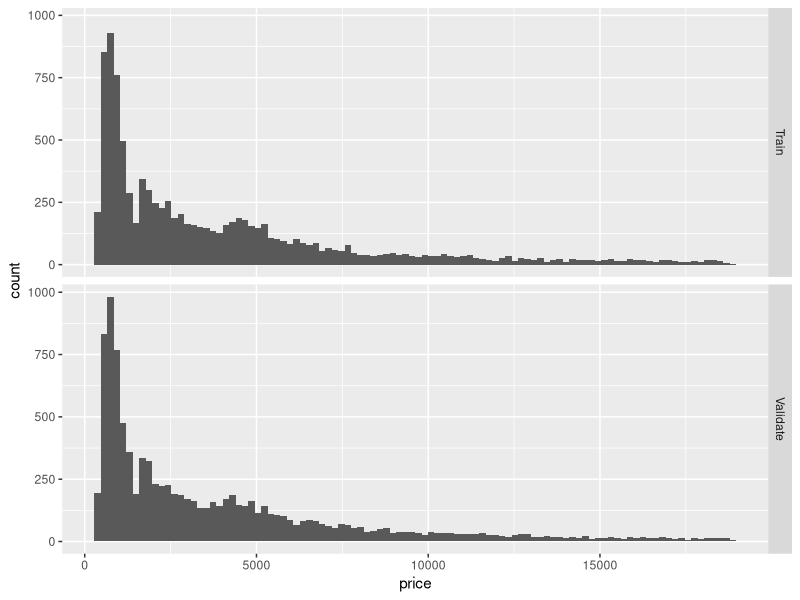
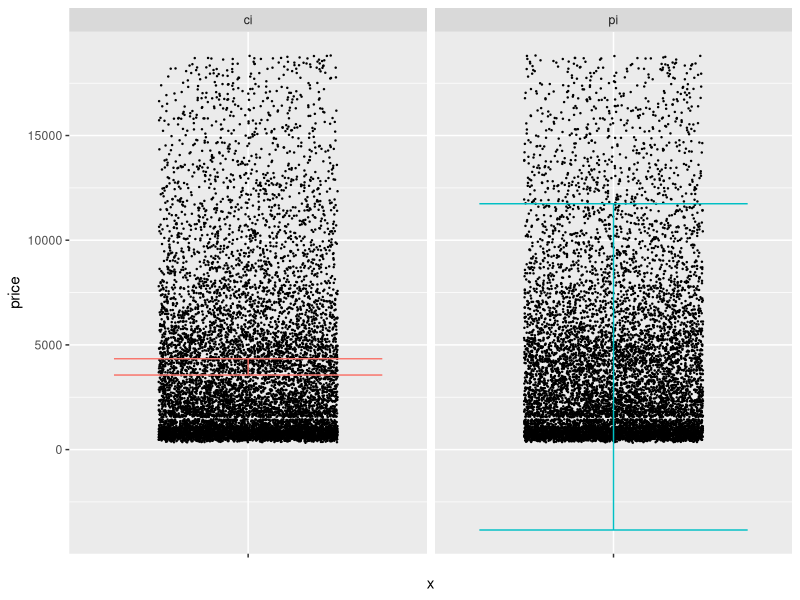

Generate these figures, in order, with R:
## ---- chunk 1
library(tidyverse)
library(modelr)
library(broom)

## Helper function to compute uncertainty bounds
add_uncertainties <- function(data, model, prefix = "pred", ...) {
  df_fit <-
    stats::predict(model, data, ...) %>%
    as_tibble() %>%
    rename_with(~ str_c(prefix, "_", .))

  bind_cols(data, df_fit)
}
## ---- chunk 2
## NOTE: No need to edit this setup
mu <- 1  # Normal mean
sd <- 2  # Normal variance
n <- 400 # Number of samples

ci_lwr <- mu - 1.96 * sd / sqrt(n)
ci_upr <- mu + 1.96 * sd / sqrt(n)
pi_lwr <- mu - 1.96 * sd
pi_upr <- mu + 1.96 * sd
## ---- chunk 3
## NOTE: No need to change this
assertthat::assert_that(abs(pi_lwr + 2.92) <= 1e-6)
assertthat::assert_that(abs(pi_upr - 4.92) <= 1e-6)

print("Well done!")
## ---- chunk 4
## NOTE: No need to edit this setup
# Create a test-validate split
set.seed(101)
diamonds_randomized <-
  diamonds %>%
  slice(sample(dim(diamonds)[1]))

diamonds_train <-
  diamonds_randomized %>%
  slice(1:10000)

diamonds_validate <-
  diamonds_randomized %>%
  slice(10001:20000)
## ---- chunk 5
## NOTE: No need to edit this chunk
bind_rows(
  diamonds_train %>% mutate(source = "Train"),
  diamonds_validate %>% mutate(source = "Validate")
) %>%

  ggplot(aes(price)) +
  geom_histogram(bins = 100) +

  facet_grid(source ~ .)
## ---- chunk 6
df_q2 <-
  diamonds_train %>%
  summarize(
    price_mean = mean(price),
    price_sd = sd(price),
    price_n = n()
  ) %>%
  mutate(
   ci_lwr = price_mean - 1.96 * price_sd / sqrt(n),
   ci_upr = price_mean + 1.96 * price_sd / sqrt(n),
   pi_lwr = price_mean - 1.96 * price_sd,
   pi_upr = price_mean + 1.96 * price_sd
  ) %>%
  select(ci_lwr, ci_upr, pi_lwr, pi_upr)
df_q2
## ---- chunk 7
## NOTE: No need to edit this chunk
df_q2 %>%
  pivot_longer(
    names_to = c("type", ".value"),
    names_sep = "_",
    cols = everything()
  ) %>%

  ggplot() +
  geom_point(
    data = diamonds_validate,
    mapping = aes(x = "", y = price),
    position = position_jitter(width = 0.3),
    size = 0.2
  ) +
  geom_errorbar(aes(x = "", ymin = lwr, ymax = upr, color = type)) +

  guides(color = FALSE) +
  facet_grid(~ type)
## ---- chunk 8
## TODO: Devise a test to see if your CI and PI are correctly reflecting
##       the diamonds population; use diamonds_validation in your testing
## Testing the CI
bind_cols(
  df_q2 %>% select(ci_lwr, ci_upr),
  diamonds_validate %>% summarize(price_mean = mean(price))
) %>%
  select(ci_lwr, price_mean, ci_upr)

## Testing the PI
left_join(
  diamonds_validate,
  df_q2 %>% select(pi_lwr, pi_upr),
  by = character()
) %>%
  summarize(P_empirical = mean(pi_lwr <= price & price <= pi_upr))
